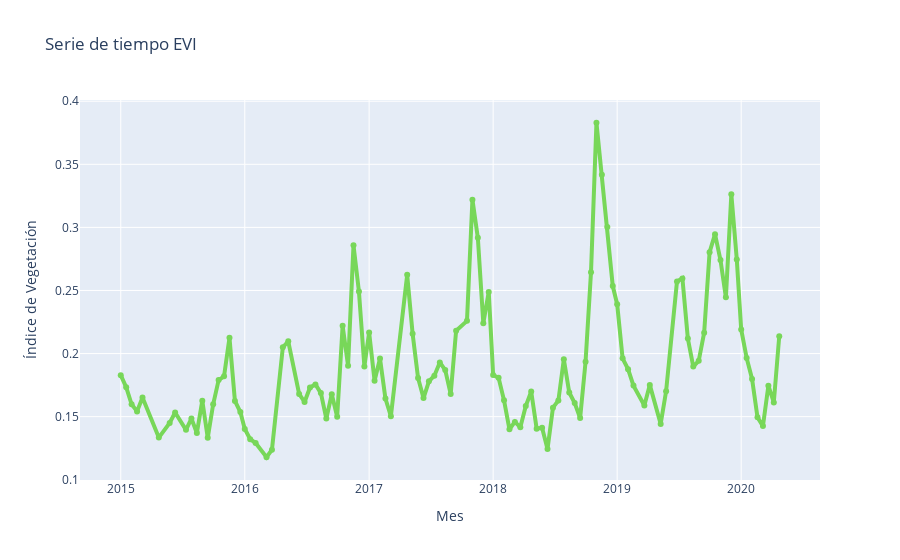

The notebook cell saved with this chart:
### Code cell
import plotly.graph_objects as go

# Create traces
fig_evi = go.Figure()
fig_evi.add_trace(go.Scatter(x=EVI_serie.date.tolist(), y=EVI_serie.EVI.tolist(),
                    mode='lines+markers',
                    name='EVI Time Serie',
                    line=dict(color='#78D759', width=4)
                    ))

# Edit the layout
fig_evi.update_layout(title='Serie de tiempo EVI',
                      xaxis_title='Mes',
                      yaxis_title='Índice de Vegetación')

fig_evi.show()
